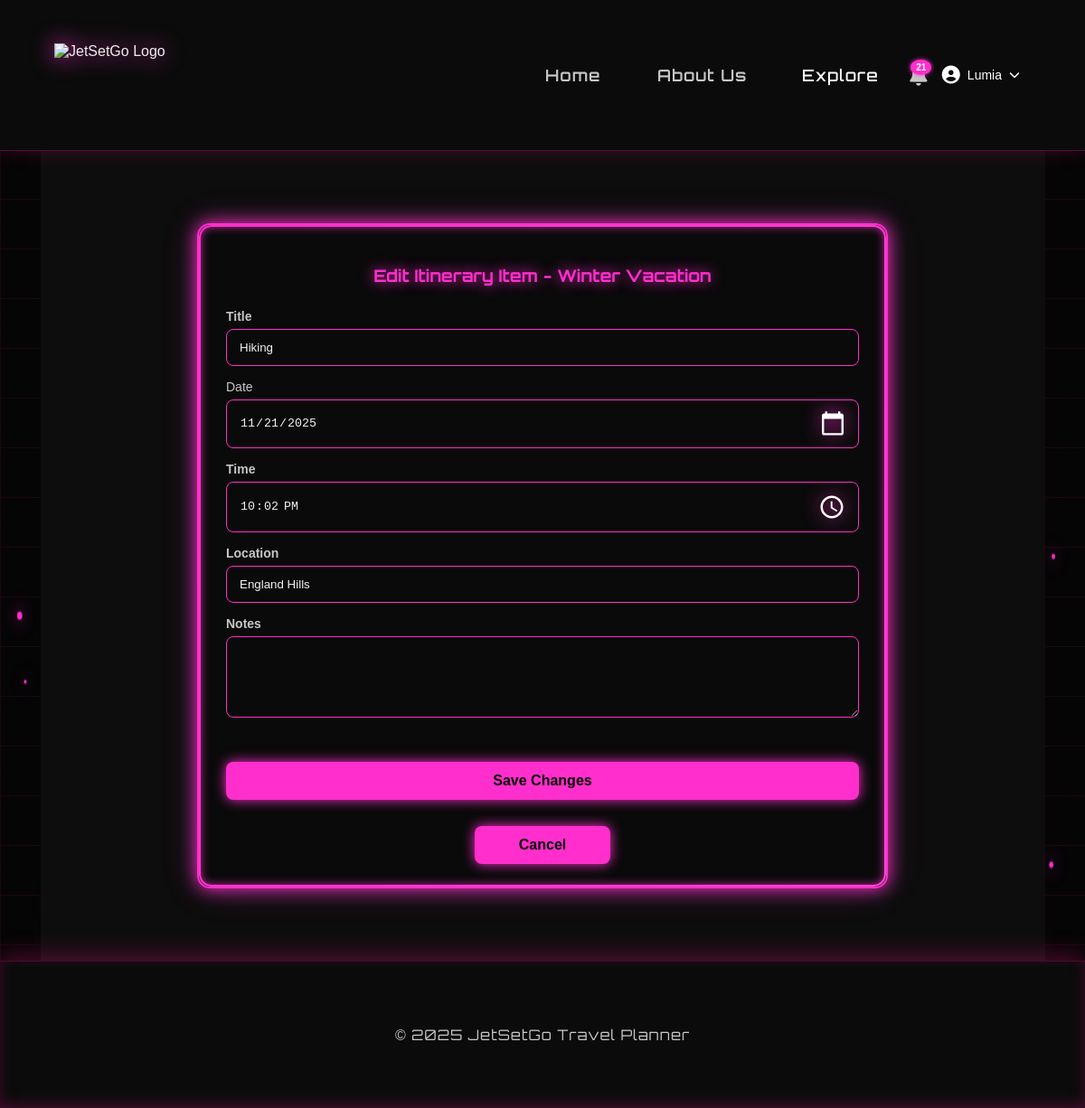
Screenshot of /itinerary/1/edit (signed in) with the database file from the repository.
### app/models.py (models this page shows, shortened)
class User(db.Model):
    __tablename__ = 'user'
    id = db.Column(db.Integer, primary_key=True)
    username = db.Column(db.String(100), nullable=False)
    email = db.Column(db.String(100), unique=True, nullable=False)
    password = db.Column(db.String(200), nullable=False)
    shared_expenses = db.relationship("Expense", secondary=expense_shared, backref="users_shared")
    favorite_destinations = db.relationship(
        "FavoriteDestination",
        secondary=user_favorite_destinations,
        backref=db.backref("users_who_favorited", lazy="dynamic")
    )
    reviews = db.relationship("Review", backref="user", lazy=True, cascade="all, delete-orphan")

class Trip(db.Model):
    __tablename__ = 'trip'
    id = db.Column(db.Integer, primary_key=True)
    title = db.Column(db.String(100), nullable=False)
    start_date = db.Column(db.Date, nullable=False)
    end_date = db.Column(db.Date, nullable=False)
    description = db.Column(db.Text, nullable=True)
    destinations = db.relationship(
        "TripDestination",
        backref="trip",
        cascade="all, delete-orphan",
        lazy=True
    )
    itinerary = db.relationship("ItineraryItem", backref="trip", lazy=True, cascade="all, delete-orphan")
    budget = db.relationship("Budget", backref="trip", uselist=False, cascade="all, delete-orphan")
    participants = db.relationship("User", secondary=trip_users, backref=db.backref("trips", lazy="dynamic"))
    reviews = db.relationship("Review", backref="trip", lazy=True, cascade="all, delete-orphan")
    def get_participant_ids(self):
        return [user.id for user in self.participants]

class ItineraryItem(db.Model):
    __tablename__ = "itinerary_item"
    id = db.Column(db.Integer, primary_key=True)
    title = db.Column(db.String(100), nullable=False)
    date = db.Column(db.Date, nullable=False)
    location = db.Column(db.String(150))
    notes = db.Column(db.Text)
    time = db.Column(db.Time)
    trip_id = db.Column(db.Integer, db.ForeignKey("trip.id"), nullable=False)

### app/routes/trips.py (the view, shortened to what this page needs)
@trips_bp.route("/itinerary/<int:item_id>/edit", methods=["GET", "POST"])
def edit_itinerary(item_id):
    item = ItineraryItem.query.get_or_404(item_id)
    user_id = session.get("user_id")
    if user_id not in item.trip.get_participant_ids():
        flash("You do not have permission to edit this itinerary item.", "info")
        return redirect(url_for("trips.trip_detail", trip_id=item.trip_id))
    trip = item.trip
    return render_template("edit_itinerary.html", item=item, trip=trip)

### app/templates/edit_itinerary.html (shortened to what this page needs)
{% extends "base.html" %}
{% block content %}
<div class="container mt-4 edit-trip-card">
  <h3 class="edit-trip-heading">Edit Itinerary Item - {{ trip.title }}</h3>
  <form action="{{ url_for('trips.edit_itinerary', item_id=item.id) }}" method="POST" class="edit-trip-form">
    <div class="form-group mb-3">
      <label class="edit-label"><b>Title</b></label>
      <input type="text" name="title" value="{{ item.title }}" required class="edit-input">
    </div>
    <div class="col-md-6 mb-3">
      <label class="edit-label">Date</label>
      <input type="date" name="date" value="{{ item.date }}" required class="edit-input">
    </div>
    <div class="col-md-6 mb-3">
      <label class="edit-label"><b>Time</b></label>
      <input type="time" name="time" value="{{ item.time }}" class="edit-input">
    </div>
    <div class="form-group mb-3">
      <label class="edit-label"><b>Location</b></label>
      <input type="text" name="location" value="{{ item.location }}" class="edit-input">
    </div>
    <div class="form-group mb-3">
      <label class="edit-label"><b>Notes</b></label>
      <textarea name="notes" rows="3" class="edit-textarea">{{ item.notes }}</textarea>
    </div>
      <div class="d-flex justify-content-between edit-buttons">
        <button type="submit" class="btn btn-save">Save Changes</button>
        <a href="{{ url_for('trips.trip_detail', trip_id=trip.id) }}" class="btn-link cancel-btn">Cancel</a>
      </div>
  </form>
</div>
{% endblock %}

### app/templates/base.html (shortened to what this page needs)
<!DOCTYPE html>
<html lang="en">
<head>
    <link rel="stylesheet" href="{{ url_for('static', filename='css/style.css') }}">
    <link rel="stylesheet" href="https://cdnjs.cloudflare.com/ajax/libs/font-awesome/6.5.0/css/all.min.css">
</head>
<body>
<header>
    <div class="container nav-container">
        <img src="{{ url_for('static', filename='images/logo.png') }}" alt="JetSetGo Logo" class="logo">
        <nav>
            {% if 'user_id' in session and 'user_email' in session %}
            <a href="{{ url_for('view.user_home') }}">Home</a>
            {% else %}
            <a href="{{ url_for('view.landing') }}">Home</a>
            {% endif %}
            <a href="{{ url_for('main.about') }}">About Us</a>
            <a href="{{ url_for('social.explore') }}" class="nav-explore">Explore</a>
            <div class="notif-wrapper">
                <i class="fas fa-bell notif-bell" id="notifBell"></i>
                <span id="notifBadge" class="notif-badge" style="display:none;">0</span>
            </div>
            {% if 'user_id' in session and 'user_email' in session %}
                <div class="user-dropdown-wrapper">
                    <button class="user-dropdown-toggle">
                        <i class="fas fa-user-circle"></i>
                        <span class="username-display">{{ session.get('user_name', 'User') }}</span>
                        <i class="fas fa-chevron-down"></i>
                    </button>
                </div>
            {% else %}
                <a href="{{ url_for('auth.login') }}">Login</a>
                <a href="{{ url_for('auth.register') }}">Register</a>
            {% endif %}
        </nav>
    </div>
</header>
<main class="container">
    {% block content %}{% endblock %}
</main>
<footer>
    <div class="container">
        <p>&copy; {{ 2025 }} JetSetGo Travel Planner</p>
    </div>
</footer>
</body>
</html>

### app/templates/base.html (style rules this page uses)
:root { --bg-primary: #0d0d0d; --bg-secondary: #1a1a1a; }
body { background: var(--bg-primary); transition: background 0.4s ease; }
main { background: var(--bg-primary); }
html, body { background: var(--bg-primary); }
.nav-explore { color: white; text-decoration: none; font-weight: 500; transition: all 0.3s; padding: 8px 12px; border-radius: 6px; }
.user-dropdown-wrapper { position: relative; display: inline-block; }
.user-dropdown-toggle { background: none; border: none; color: white; cursor: pointer; display: flex; align-items: center; gap: 8px; font-size: 14px; transition: opacity 0.3s; padding: 8px 12px; border-radius: 6px; }
.user-dropdown-toggle i:first-child { font-size: 20px; }
.user-dropdown-toggle i:last-child { font-size: 12px; transition: transform 0.3s; }

### rows the page displays
User: get "Lumia"
Trip: title "Winter Vacation"
ItineraryItem: title "Hiking", date "11/21/2025", time "22:02:00", location "England Hills"

### other values shown
{{ 2025 }} "2025"
